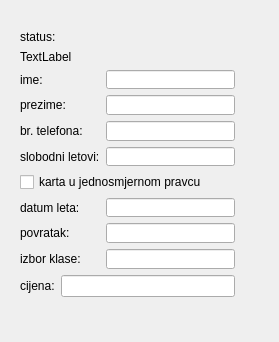
<?xml version="1.0" encoding="UTF-8"?>
<ui version="4.0">
 <class>pregled</class>
 <widget class="QDialog" name="pregled">
  <property name="geometry">
   <rect>
    <x>0</x>
    <y>0</y>
    <width>279</width>
    <height>342</height>
   </rect>
  </property>
  <property name="windowTitle">
   <string>Dialog</string>
  </property>
  <widget class="QWidget" name="">
   <property name="geometry">
    <rect>
     <x>20</x>
     <y>30</y>
     <width>215</width>
     <height>267</height>
    </rect>
   </property>
   <layout class="QGridLayout" name="gridLayout_2">
    <item row="0" column="0" colspan="2">
     <layout class="QGridLayout" name="gridLayout">
      <item row="0" column="0" colspan="2">
       <widget class="QLabel" name="status">
        <property name="text">
         <string>status:</string>
        </property>
       </widget>
      </item>
      <item row="2" column="0">
       <widget class="QLabel" name="label_2">
        <property name="text">
         <string>ime:</string>
        </property>
       </widget>
      </item>
      <item row="2" column="1">
       <widget class="QLineEdit" name="ime"/>
      </item>
      <item row="3" column="0">
       <widget class="QLabel" name="label_3">
        <property name="text">
         <string>prezime:</string>
        </property>
       </widget>
      </item>
      <item row="3" column="1">
       <widget class="QLineEdit" name="prezime"/>
      </item>
      <item row="4" column="0">
       <widget class="QLabel" name="label_4">
        <property name="text">
         <string>br. telefona:</string>
        </property>
       </widget>
      </item>
      <item row="4" column="1">
       <widget class="QLineEdit" name="brtel"/>
      </item>
      <item row="5" column="0">
       <widget class="QLabel" name="label_5">
        <property name="text">
         <string>slobodni letovi:</string>
        </property>
       </widget>
      </item>
      <item row="5" column="1">
       <widget class="QLineEdit" name="putovanje"/>
      </item>
      <item row="6" column="0" colspan="2">
       <widget class="QCheckBox" name="checkBox">
        <property name="text">
         <string>karta u jednosmjernom pravcu</string>
        </property>
       </widget>
      </item>
      <item row="7" column="0">
       <widget class="QLabel" name="label_6">
        <property name="text">
         <string>datum leta:</string>
        </property>
       </widget>
      </item>
      <item row="7" column="1">
       <widget class="QLineEdit" name="dat_p"/>
      </item>
      <item row="8" column="0">
       <widget class="QLabel" name="label_7">
        <property name="text">
         <string>povratak:</string>
        </property>
       </widget>
      </item>
      <item row="8" column="1">
       <widget class="QLineEdit" name="dat_k"/>
      </item>
      <item row="9" column="0">
       <widget class="QLabel" name="label_8">
        <property name="text">
         <string>izbor klase:</string>
        </property>
       </widget>
      </item>
      <item row="9" column="1">
       <widget class="QLineEdit" name="klasa"/>
      </item>
      <item row="1" column="0" colspan="2">
       <widget class="QLabel" name="upit">
        <property name="text">
         <string>TextLabel</string>
        </property>
       </widget>
      </item>
     </layout>
    </item>
    <item row="1" column="0">
     <widget class="QLabel" name="label">
      <property name="text">
       <string>cijena:</string>
      </property>
     </widget>
    </item>
    <item row="1" column="1">
     <widget class="QLineEdit" name="cijena"/>
    </item>
   </layout>
  </widget>
 </widget>
 <resources/>
 <connections/>
</ui>
